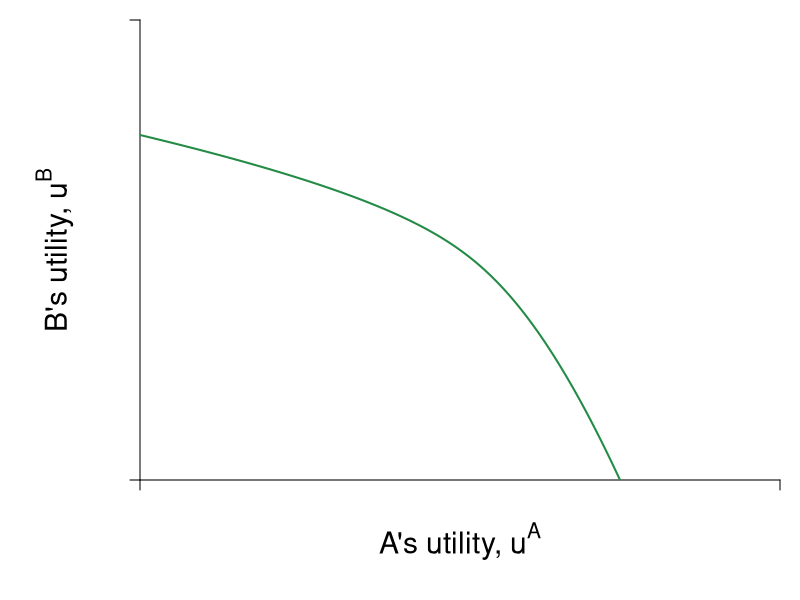

Write the R code that produced this figure.
#Graph Designer: Scott Cohn
#Authors: Bowles and Halliday
#Title: Coordination, Conflict and Competition: A Text in Microeconomics


# Graph Initialize --------------------------------------------------------

require(shape)
pdf(file = "coordination_failures/coord_upf.pdf", width = 9, height = 7)

#Set parameters for graphics
pointsize <- 1.8
axislabelsize <- 1.8
labelsize <- 1.5
namesize <- 1.8
annotatesize <- 1.5
graphlinewidth <- 2
segmentlinewidth <- 1.5

COL <- c("#7fc97f", "#beaed4", "#fdc086", "#ffff99", "#386cb0", "#f0027f", "#bf5b17", "#666666")
COLA <- c("#99d8c9","#66c2a4","#41ae76", "#238b45", "#005824")
COLB <- c("#4eb3d3", "#2b8cbe", "#0868ac","#084081")

par(mar =  c(6, 7, 1, 1))

# Functions ---------------------------------------------------------------

uA <- function(ha, hb, alpha = 30, beta = 1/2) {
  (alpha - beta * (ha + hb)) * ha - 0.5 * (ha)^2
}

uB <- function(ha, hb, alpha = 30, beta = 1/2) {
  (alpha - beta * (ha + hb)) * hb - 0.5 * (hb)^2
}

brfB <- function(ha, alpha = 30, beta = 1/2) {
  (alpha - beta * ha) / (1 + 2 * beta)
}

brfA <- function(ha, alpha = 30, beta = 1/2) {
  (alpha - ha * (1 + 2 * beta)) / (beta)
}

# brfPE <- function(ha, alpha = 30, beta = 1/8) {
#   alpha*(1 - beta*ha)
# }
# 
# hANE <- function(alpha, beta = 1/2){
#   alpha/(1 + 3*beta)
# }
# 
hApEff2 <- function(alpha, beta = 1/2){
  alpha/(1 + 4*beta)
}
# 
# intercept1 <- function(alpha, beta = 1/2){
#   alpha/(1 + 2*beta)
# }

PEC <- function(ha, alpha = 30, beta = 1/2) {
  a = beta * (1 + 2 * beta)
  
  b = -alpha * (1 + 3 * beta) + (1 + 2 * beta)^2 * ha
  
  c = alpha^2 - alpha * (1 + 3 * beta) * ha + beta * (1 + 2 * beta) * ha^2
  
  delta = b ^ 2 - 4 * a * c
  
  return((-b - sqrt(delta)) / (2 * a))
}


# indiffA <- function(ha, alpha = 30, beta = 1/2, uA = 144) {
#   (alpha*ha - beta*(ha)^2 - 0.5*(ha)^2 - uA)/(beta*ha)
# }
# 
# indiffBroot1 <- function(ha, alpha = 30, beta = 30, uB = 144){
#   (-sqrt(alpha^2 - 2*alpha*beta*ha + beta^2*ha^2 - 4*beta*uB - 2*uB) + alpha - beta*ha)/(2*beta + 1)
# }
# 
# indiffBroot2 <- function(ha, alpha = 30, beta = 30, uB = 144){
#   (sqrt(alpha^2 - 2*alpha*beta*ha + beta^2*ha^2 - 4*beta*uB - 2*uB) + alpha - beta*ha)/(2*beta + 1)
# }
# 
# 
# indiffB <- function(hb, alpha = 30, beta = 1/2, uB = 144) {
#   (alpha*hb - uB - 0.5*hb^2)/(alpha*beta*hb)
# }
# 
# indiffB2 <- function(ha, alpha = 30, beta = 1/2, uB = 144) {
#   sqrt(alpha^2*(beta*ha - 1)^2 - 2*uB) - alpha*beta*ha + alpha
# }
# 
# indiffB3 <- function(ha, alpha = 30, beta = 1/2, uB = 144) {
#   -sqrt(alpha^2*(beta*ha - 1)^2 - 2*uB) - alpha*beta*ha + alpha
# }


# Axis Setup --------------------------------------------------------------

xlims <- c(0, 300)
ylims <- c(0, 300)

npts <- 501 
x <- seq(xlims[1], xlims[2], length.out = npts)
y <- seq(ylims[1], ylims[2], length.out = npts) 

# a <- c(112, 
#        uA(hANE(alpha = 30, beta = 1/2), hANE(alpha = 30, beta = 1/2)), 
#        155.8)
# b <- c(112, 
#        uA(hANE(alpha = 30, beta = 1/2),hANE(alpha = 30, beta = 1/2)), 
#        155.8)

plot(0, 0, xlim = xlims, ylim = ylims, type = "n",
     xlab = expression(paste("")),
     ylab = expression(paste("")), 
     xaxt = "n", 
     yaxt = "n", 
     cex.lab = axislabelsize, 
     bty = "n",
     xaxs = "i", 
     yaxs = "i")

ticksy <- c(0, ylims[2])
ylabels <- c(NA, NA)
ticksx <- c(0, xlims[2])
xlabels <- c(NA, NA)

axis(1, at = ticksx,  pos = 0, labels = xlabels, las = 1, cex.axis = labelsize)
axis(2, at = ticksy, pos = 0, labels = ylabels, las = 1, cex.axis = labelsize)

npts <- 500 
xx1 <- seq(xlims[1], xlims[2], length.out = npts)

text(0.5*xlims[2], -40, expression(paste("A's utility, ", u^A)), xpd = TRUE, cex = axislabelsize)
text(-40, 0.5*ylims[2], expression(paste("B's utility, ", u^B)), xpd = TRUE, cex = axislabelsize, srt = 90) 


# Calculations ------------------------------------------------------------

# Create `ha` and `hb`

ha <- seq(xlims[1], 15, length.out = npts) # TODO figure out how to define `ha`
hb <- PEC(ha)

# Plug `ha` and `hb` into `uA` and `uB`
uA_vec <- uA(ha, hb)  # x-coord
uB_vec <- uB(ha, hb)  # y-coord

# plot(ha, hb)
# plot(uA_vec, uB_vec)

# Lines -------------------------------------------------------------------

lines(uA_vec, uB_vec, col = COLA[4], lty = 1, lwd = graphlinewidth)

# Labels ------------------------------------------------------------------



dev.off()
